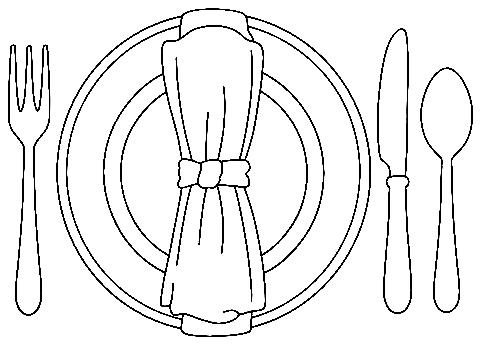
#> input picture assets/illustrations/dist/assiette-couverts.png, 481 x 345 px; its folder holds only this picture in this run
$ python process_illustrations.py ../assets/illustrations/dist/assiette-couverts.png
#> lines starting #> are read from the running program, lines starting #| are printed output that depends on the picture; after the words box and inside, x2 and y2 are one past the last pixel; in counts of white or black regions, pixels touching at a corner belong together
#!/usr/bin/env python3
"""
Traitement des illustrations pour le site Le 9.

Pour chaque image de `assets/illustrations/source/` (JPG ou PNG, dessin au trait
sur fond blanc ou gris) :

  1. détoure le fond et sort un PNG transparent (le trait devient l'alpha) ;
  2. si le tracé est net, vectorise en SVG avec fill="currentColor" ;
  3. nettoie ce qui traîne : filigranes clairs, liseré blanc, petites taches.

Le PNG produit est noir sur transparent : la couleur est donnée par le CSS
(`mask-image` + `background-color`), jamais dans le fichier.

Usage :
  python3 tools/process_illustrations.py                 # tout le dossier source
  python3 tools/process_illustrations.py chef.jpg -t 110 # un fichier, seuil manuel
  python3 tools/process_illustrations.py --no-svg        # PNG uniquement

Le détourage se fait par écart à la couleur du fond (déduite du pourtour), pas
par simple noirceur : un trait noir sur blanc, une silhouette verte sur gris et
un aplat blanc sur fond vert sont donc traités correctement.

Options par fichier (facultatif) dans tools/illustrations.json :
  { "chef.jpg": { "threshold": 40, "min_area": 60, "svg": false },
    "autre.png": { "mode": "luminance", "thicken": 3 },
    "encore.png": { "background": [255, 255, 255] } }

Dépendances : Pillow, numpy, potracer (pip install Pillow numpy potracer)
"""
import argparse
import json
import os
import sys
from pathlib import Path

import numpy as np
from PIL import Image, ImageFilter

try:
    import potrace  # potracer (pure Python)
except ImportError:  # pragma: no cover
    potrace = None

ROOT = Path(__file__).resolve().parent.parent
SRC_DIR = ROOT / "assets" / "illustrations" / "source"
OUT_DIR = ROOT / "assets" / "illustrations" / "dist"
CONFIG = ROOT / "tools" / "illustrations.json"
EXTS = {".jpg", ".jpeg", ".png", ".webp", ".gif", ".bmp", ".tif", ".tiff"}


# ----------------------------------------------------------------------------
# Lecture et mesure
# ----------------------------------------------------------------------------
def load_rgb(path: Path) -> np.ndarray:
    """Image aplatie sur blanc, en RGB float32 (0..255)."""
    im = Image.open(path).convert("RGBA")
    bg = Image.new("RGBA", im.size, (255, 255, 255, 255))
    bg.alpha_composite(im)
    return np.asarray(bg.convert("RGB"), dtype=np.float32)


def luminance(rgb: np.ndarray) -> np.ndarray:
    return 0.299 * rgb[..., 0] + 0.587 * rgb[..., 1] + 0.114 * rgb[..., 2]


def background_color(rgb: np.ndarray, border: int = 6) -> np.ndarray:
    """
    Couleur du fond : médiane des pixels du pourtour. Robuste au fond blanc,
    gris, ou coloré (le golfeur sur fond vert), et à une texture légère.
    """
    h, w, _ = rgb.shape
    b = max(1, min(border, h // 4, w // 4))
    edge = np.concatenate([
        rgb[:b, :, :].reshape(-1, 3), rgb[-b:, :, :].reshape(-1, 3),
        rgb[:, :b, :].reshape(-1, 3), rgb[:, -b:, :].reshape(-1, 3),
    ])
    return np.median(edge, axis=0)


def ink_distance(rgb: np.ndarray, bg: np.ndarray) -> np.ndarray:
    """
    Distance de chaque pixel à la couleur de fond, ramenée sur 0..255.
    C'est cette distance qui définit l'encre : tout ce qui s'écarte du fond est
    du dessin, quelle que soit sa couleur (trait noir, silhouette verte, et le
    pantalon blanc du golfeur sur fond vert, que la luminance seule perdait).
    """
    d = np.sqrt(((rgb - bg.reshape(1, 1, 3)) ** 2).sum(axis=2))
    return np.clip(d / np.sqrt(3.0), 0, 255).astype(np.float32)


def otsu(values: np.ndarray) -> float:
    """Seuil d'Otsu sur un tableau de valeurs 0..255."""
    hist, _ = np.histogram(values, bins=256, range=(0, 256))
    hist = hist.astype(np.float64)
    total = hist.sum()
    if total == 0:
        return 128.0
    prob = hist / total
    omega = np.cumsum(prob)
    mu = np.cumsum(prob * np.arange(256))
    mu_t = mu[-1]
    with np.errstate(divide="ignore", invalid="ignore"):
        sigma = (mu_t * omega - mu) ** 2 / (omega * (1 - omega))
    sigma[~np.isfinite(sigma)] = 0
    return float(np.argmax(sigma))


def auto_threshold(dist: np.ndarray) -> float:
    """
    Seuil sur la distance au fond.
    Otsu sépare le fond (distance ~0) du reste. S'il subsiste dans ce reste
    deux amas nettement séparés — filigrane pâle et trait franc — un second
    Otsu les départage et on garde le trait. Sinon on descend au ras du fond
    pour conserver l'anticrénelage.
    """
    t1 = otsu(dist)
    fg = dist[dist > t1]
    if fg.size < 50:
        return max(t1, 10.0)
    t2 = otsu(fg)
    low, high = fg[fg < t2], fg[fg >= t2]
    if low.size and high.size and fg.var() > 1e-6:
        between = (low.size * high.size) / float(fg.size ** 2) * (low.mean() - high.mean()) ** 2
        sep = float(between / fg.var())
        # un filigrane est pâle ET occupe une bonne part du "premier plan"
        if sep > 0.55 and (high.mean() - low.mean()) > 45 and low.size > 0.15 * fg.size:
            return float(t2 + 0.25 * (high.mean() - t2))
    return float(max(t1 * 0.6, 8.0))


# ----------------------------------------------------------------------------
# Masque d'encre et nettoyage
# ----------------------------------------------------------------------------
def ink_alpha(dist: np.ndarray, threshold: float, softness: float = 18.0) -> np.ndarray:
    """
    Alpha 0..1 sur la distance au fond : 0 en deçà de `threshold`, 1 au-delà de
    `threshold + softness`, rampe douce entre les deux. La rampe conserve
    l'anticrénelage du trait ; le seuil élimine fond et filigranes pâles.
    """
    a = (dist - threshold) / max(softness, 1e-6)
    return np.clip(a, 0.0, 1.0).astype(np.float32)


def thicken(alpha: np.ndarray, amount: float) -> np.ndarray:
    """
    Épaissit le trait de `amount` pixels (à la résolution de l'image d'origine).

    Un dessin au trait fin, réduit à 150 px de large et posé en fond à faible
    opacité, disparaît presque : son trait fait alors une fraction de pixel.
    L'épaissir ici, sur l'image en pleine résolution, le rend lisible une fois
    réduit, sans toucher aux silhouettes pleines qui n'en ont pas besoin.
    """
    if amount <= 0:
        return alpha
    img = Image.fromarray(np.round(alpha * 255).astype(np.uint8))
    r = int(round(amount))
    # MaxFilter n'accepte que des tailles impaires ; on répète pour aller plus loin.
    while r > 0:
        step = min(r, 4)
        img = img.filter(ImageFilter.MaxFilter(2 * step + 1))
        r -= step
    return (np.asarray(img, dtype=np.float32) / 255.0).astype(np.float32)


def remove_small_components(mask: np.ndarray, min_area: int) -> np.ndarray:
    """
    Supprime les composantes connexes (8-voisinage) de moins de `min_area`
    pixels. Implémentation par "runs" horizontaux + union-find : rapide en
    Python pur même sur des images de plusieurs mégapixels.
    """
    h, w = mask.shape
    parent = []
    size = []

    def find(i):
        while parent[i] != i:
            parent[i] = parent[parent[i]]
            i = parent[i]
        return i

    def union(a, b):
        ra, rb = find(a), find(b)
        if ra == rb:
            return
        if size[ra] < size[rb]:
            ra, rb = rb, ra
        parent[rb] = ra
        size[ra] += size[rb]

    prev_runs = []  # (x0, x1, label) de la ligne précédente
    runs_by_row = []
    for y in range(h):
        row = mask[y]
        if not row.any():
            prev_runs = []
            runs_by_row.append([])
            continue
        d = np.diff(np.concatenate(([0], row.astype(np.int8), [0])))
        starts = np.flatnonzero(d == 1)
        ends = np.flatnonzero(d == -1)  # exclusif
        cur = []
        j = 0
        for x0, x1 in zip(starts, ends):
            lab = len(parent)
            parent.append(lab)
            size.append(int(x1 - x0))
            # chevauchement (8-voisinage : on tolère un pixel de diagonale)
            while j < len(prev_runs) and prev_runs[j][1] < x0 - 1:
                j += 1
            k = j
            while k < len(prev_runs) and prev_runs[k][0] <= x1:
                union(lab, prev_runs[k][2])
                k += 1
            cur.append((int(x0), int(x1), lab))
        prev_runs = cur
        runs_by_row.append(cur)

    if not parent:
        return mask
    root_size = {}
    for lab in range(len(parent)):
        r = find(lab)
        root_size[r] = root_size.get(r, 0) + size[lab]
    out = mask.copy()
    for y, runs in enumerate(runs_by_row):
        for x0, x1, lab in runs:
            if root_size[find(lab)] < min_area:
                out[y, x0:x1] = False
    return out


def bbox(mask: np.ndarray, pad: int):
    ys, xs = np.nonzero(mask)
    if ys.size == 0:
        return None
    h, w = mask.shape
    return (max(int(xs.min()) - pad, 0), max(int(ys.min()) - pad, 0),
            min(int(xs.max()) + pad + 1, w), min(int(ys.max()) + pad + 1, h))


def sharpness(alpha: np.ndarray) -> float:
    """Part des pixels d'encre franchement opaques : ~1 = trait net, ~0.5 = flou."""
    ink = alpha > 0.05
    if ink.sum() == 0:
        return 0.0
    return float((alpha[ink] > 0.85).mean())


# ----------------------------------------------------------------------------
# Sorties
# ----------------------------------------------------------------------------
def write_png(alpha: np.ndarray, out: Path, max_size: int):
    h, w = alpha.shape
    rgba = np.zeros((h, w, 4), dtype=np.uint8)
    rgba[..., 3] = np.round(alpha * 255).astype(np.uint8)
    im = Image.fromarray(rgba, "RGBA")
    if max(w, h) > max_size:
        s = max_size / max(w, h)
        im = im.resize((max(1, round(w * s)), max(1, round(h * s))), Image.LANCZOS)
    im.save(out, optimize=True)
    return im.size


def _fmt(v: float) -> str:
    return f"{v:.1f}".rstrip("0").rstrip(".")


def write_svg(binary: np.ndarray, out: Path, turdsize: int = 3, alphamax: float = 1.0,
              opttolerance: float = 0.25) -> int:
    """Trace le masque binaire (True = encre) en un seul <path fill=currentColor>."""
    bm = potrace.Bitmap(np.logical_not(binary))  # potracer inverse son entrée
    path = bm.trace(turdsize=turdsize, turnpolicy=potrace.POTRACE_TURNPOLICY_MINORITY,
                    alphamax=alphamax, opticurve=True, opttolerance=opttolerance)
    def pt(p):
        x, y = (p.x, p.y) if hasattr(p, "x") else (p[0], p[1])
        return f"{_fmt(x)} {_fmt(y)}"

    parts = []
    for curve in path:
        parts.append("M" + pt(curve.start_point))
        for seg in curve:
            if seg.is_corner:
                parts.append("L" + pt(seg.c) + "L" + pt(seg.end_point))
            else:
                parts.append("C" + pt(seg.c1) + " " + pt(seg.c2) + " " + pt(seg.end_point))
        parts.append("Z")
    h, w = binary.shape
    d = "".join(parts)
    svg = (f'<svg xmlns="http://www.w3.org/2000/svg" viewBox="0 0 {w} {h}" '
           f'role="img" aria-hidden="true" focusable="false">\n'
           f'  <path fill="currentColor" d="{d}"/>\n</svg>\n')
    out.write_text(svg, encoding="utf-8")
    return len(path)


# ----------------------------------------------------------------------------
# Pipeline
# ----------------------------------------------------------------------------
def process(path: Path, out_dir: Path, opts: dict, want_svg: bool, verbose=True):
    rgb = load_rgb(path)
    h, w, _ = rgb.shape

    mode = opts.get("mode", "color")
    if mode == "luminance":
        # Repli : le dessin est simplement ce qui est sombre (fond clair garanti).
        metric = 255.0 - luminance(rgb)
    else:
        bg = np.array(opts["background"], dtype=np.float32) if "background" in opts \
            else background_color(rgb)
        metric = ink_distance(rgb, bg)

    thr = opts.get("threshold")
    thr = float(thr) if thr is not None else auto_threshold(metric)
    softness = float(opts.get("softness", 18))
    alpha = ink_alpha(metric, thr, softness)

    # Bords : un liseré (cadre, ombre de scan) collé au bord est retiré
    edge = int(opts.get("edge", 2))
    if edge > 0:
        alpha[:edge, :] = 0; alpha[-edge:, :] = 0; alpha[:, :edge] = 0; alpha[:, -edge:] = 0

    # Nettoyage des taches et restes de filigrane
    solid = alpha > 0.5
    min_area = int(opts.get("min_area", max(24, (w * h) // 40000)))
    keep = remove_small_components(solid, min_area)
    # on étend légèrement le masque conservé pour garder l'anticrénelage du trait
    keep_img = Image.fromarray((keep * 255).astype(np.uint8)).filter(ImageFilter.MaxFilter(3))
    keep = np.asarray(keep_img) > 0
    alpha = np.where(keep, alpha, 0.0).astype(np.float32)

    grow = float(opts.get("thicken", 0))
    if grow:
        alpha = thicken(alpha, grow)

    box = bbox(alpha > 0.05, pad=int(opts.get("pad", 8)))
    if box is None:
        print(f"  ! {path.name}: aucun trait détecté (seuil {thr:.0f}), ignoré")
        return None
    x0, y0, x1, y1 = box
    alpha = alpha[y0:y1, x0:x1]

    stem = slugify(path.stem)
    out_dir.mkdir(parents=True, exist_ok=True)
    png = out_dir / f"{stem}.png"
    size = write_png(alpha, png, int(opts.get("max_size", 1200)))

    sharp = sharpness(alpha)
    do_svg = want_svg and opts.get("svg", sharp >= float(opts.get("svg_min_sharpness", 0.55)))
    svg_path = None
    ncurves = 0
    if do_svg:
        if potrace is None:
            print("  ! potracer manquant : pip install potracer (SVG ignoré)")
        else:
            binary = remove_small_components(alpha > 0.5, min_area)
            svg_path = out_dir / f"{stem}.svg"
            ncurves = write_svg(binary, svg_path, turdsize=int(opts.get("turdsize", 3)),
                                alphamax=float(opts.get("alphamax", 1.0)),
                                opttolerance=float(opts.get("opttolerance", 0.25)))

    if verbose:
        ah, aw = alpha.shape
        msg = (f"  ✓ {path.name:26s} {mode:9s} seuil {thr:5.1f}  netteté {sharp:.2f}  "
               f"→ {png.name} {size[0]}×{size[1]}")
        if svg_path:
            msg += f"  + {svg_path.name} ({ncurves} contours)"
        elif want_svg:
            msg += "  (tracé trop flou pour un SVG propre : PNG seulement)"
        print(msg)
    ah, aw = alpha.shape
    return {"stem": stem, "png": png, "svg": svg_path, "w": aw, "h": ah}


def slugify(s: str) -> str:
    import re, unicodedata
    s = unicodedata.normalize("NFKD", s).encode("ascii", "ignore").decode()
    s = re.sub(r"[^A-Za-z0-9]+", "-", s).strip("-").lower()
    return s or "illustration"


def main(argv=None):
    ap = argparse.ArgumentParser(description=__doc__, formatter_class=argparse.RawDescriptionHelpFormatter)
    ap.add_argument("files", nargs="*", help="fichiers à traiter (défaut : tout le dossier source)")
    ap.add_argument("--src", type=Path, default=SRC_DIR)
    ap.add_argument("--out", type=Path, default=OUT_DIR)
    ap.add_argument("-t", "--threshold", type=float, help="seuil de luminance 0..255 (défaut : automatique)")
    ap.add_argument("--min-area", type=int, help="taille minimale d'une tache conservée, en pixels")
    ap.add_argument("--no-svg", action="store_true", help="ne pas vectoriser")
    ap.add_argument("--force-svg", action="store_true", help="vectoriser même si le tracé est flou")
    args = ap.parse_args(argv)

    cfg = {}
    if CONFIG.exists():
        cfg = json.loads(CONFIG.read_text(encoding="utf-8"))
#> (reads tools/illustrations.json from the repository)

    if args.files:
        files = [Path(f) if Path(f).exists() else args.src / f for f in args.files]
    else:
        files = sorted(p for p in args.src.iterdir() if p.suffix.lower() in EXTS) if args.src.exists() else []
    if not files:
        print(f"Aucune image dans {args.src}. Déposez-y les JPG/PNG puis relancez.")
        return 1

    print(f"{len(files)} fichier(s) → {args.out}")
    results = []
    for f in files:
        opts = dict(cfg.get(f.name, {}))
        if args.threshold is not None:
            opts["threshold"] = args.threshold
        if args.min_area is not None:
            opts["min_area"] = args.min_area
        if args.force_svg:
            opts["svg"] = True
        try:
            r = process(f, args.out, opts, want_svg=not args.no_svg)
#> in load_rgb, im is the input picture: PIL image 481x345 RGBA; mean R, G, B, A 0, 0, 0, 17.4
#> in load_rgb, `bg = Image.new("RGBA", im.size, (255, 255, 255, 255))`: bg: PIL image 481x345 RGBA; every value is 255
#> in process, `bg = np.array(opts["background"], dtype=np.float32) if "background" in..`: bg = [255, 255, 255]
#> in ink_distance, `d = np.sqrt(((rgb - bg.reshape(1, 1, 3)) ** 2).sum(axis=2))`:
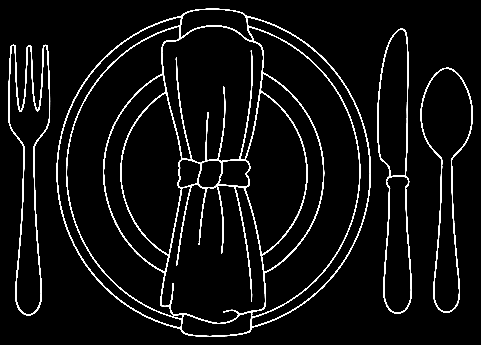
#> d: shape (345, 481) float32; min 0, max 441.7, mean 30.1; drawn with min black and max white
#> in otsu, `hist, _ = np.histogram(values, bins=256, range=(0, 256))`: hist = 256 values, max 154167 at index 0, min 0 at index 1, mean 648.2
#> in otsu, `total = hist.sum()`: total = 165945
#> in otsu, `prob = hist / total`: prob = 256 values, max 0.929 at index 0, min 0 at index 1, mean 0.00391
#> in otsu, `omega = np.cumsum(prob)`: omega = 256 values from 0.929 to 1
#> in otsu, `mu = np.cumsum(prob * np.arange(256))`: mu = 256 values from 0 to 17.36
#> in otsu, `mu_t = mu[-1]`: mu_t = 17.36
#> in otsu, `sigma = (mu_t * omega - mu) ** 2 / (omega * (1 - omega))`: sigma = 256 values, max 4032.3 at index 123, min 1.71e-13 at index 255, mean 3985.8
#> in auto_threshold, `t1 = otsu(dist)`: t1 = 123
#> in auto_threshold, `fg = dist[dist > t1]`: fg = 11298 values, max 255 at index 1, min 128 at index 1143, mean 252.3
#> in auto_threshold, `t2 = otsu(fg)`: t2 = 212
#> in auto_threshold, `low, high = fg[fg < t2], fg[fg >= t2]`: low = 302 values, max 208 at index 20, min 128 at index 25, mean 167.2; high = 10996 values, max 255 at index 1, min 212 at index 47, mean 254.6
#> in auto_threshold, `between = (low.size * high.size) / float(fg.size ** 2) * (low.mean() -..`: between = 199
#> in auto_threshold, `sep = float(between / fg.var())`: sep = 0.881
#> in process, `thr = float(thr) if thr is not None else auto_threshold(metric)`: thr = 73.8
#> in process, `solid = alpha > 0.5`:
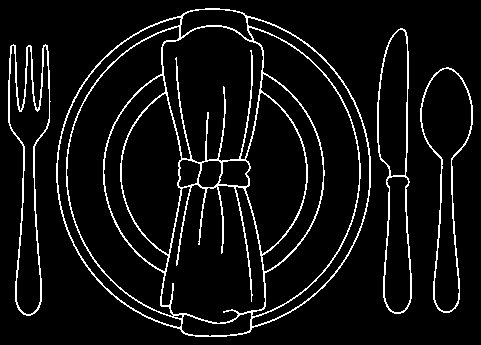
#> solid: shape (345, 481) bool; 6.9% white in thin lines or dots
#> the loop in remove_small_components, `for y in range(h):` made 345 passes
#> (starts, ends) on passes 9 to 11: ([205], [220]), ([195], [230]), ([190, 225], [199, 236])
#> the loop in remove_small_components, `for y, runs in enumerate(runs_by_row):` made 345 passes
#> runs on passes 1 to 3: [], [], []
#> in process, `keep_img = Image.fromarray((keep * 255).astype(np.uint8)).filter(Image..`:
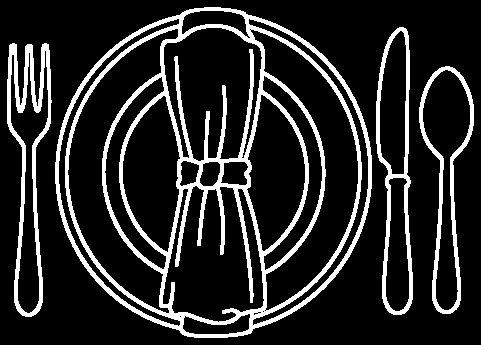
#> keep_img: PIL image 481x345 L; 16% white; 4 white regions, box (x1, y1, x2, y2) and area: (55, 7, 372, 338) 18554, (7, 43, 52, 317) 3322, (376, 27, 413, 315) 2478, (419, 66, 474, 314) 2219
#> in bbox, `ys, xs = np.nonzero(mask)`: mask: shape (345, 481) bool; 6.9% white in thin lines or dots
#> the loop in remove_small_components (call 2), `for y, runs in enumerate(runs_by_row):` made 345 passes
        except Exception as e:  # on continue avec les autres fichiers
            print(f"  ! {f.name}: {e}")
            r = None
        if r:
            results.append(r)

    if results:
        print("\nÀ coller dans css/style.css (une classe par dessin, ratio = largeur / hauteur) :")
        for r in results:
            target = r["svg"] or r["png"]
            try:
                src = target.relative_to(ROOT)
            except ValueError:
                src = Path(os.path.relpath(target, ROOT))
            print(f'.illu--{r["stem"]:<12} {{ --src: url("../{src.as_posix()}"); --ar: {r["w"]} / {r["h"]}; }}')
    return 0


if __name__ == "__main__":
    sys.exit(main())
#> (the call stopped at in write_svg, `bm = potrace.Bitmap(np.logical_not(binary))`: potrace is not available in this run)
